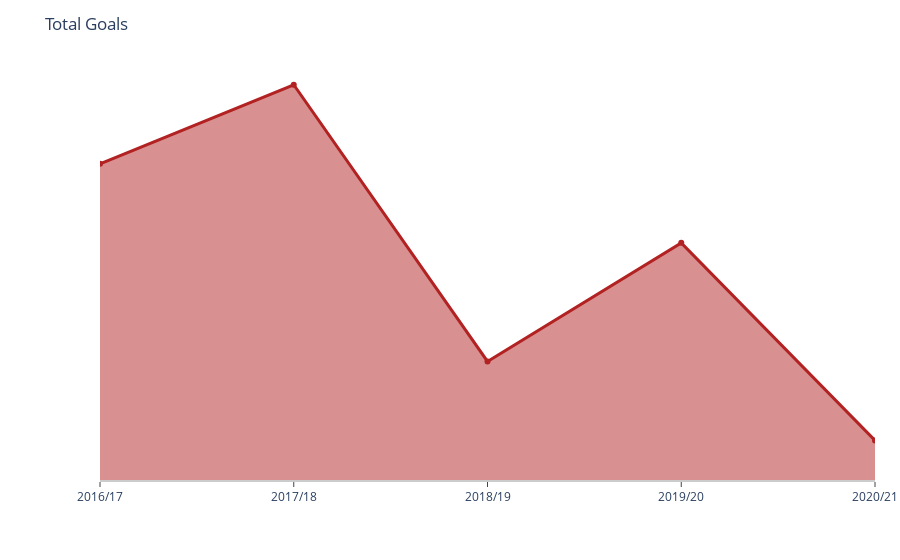

The notebook cell this image was saved under:
### Code cell
fig = go.Figure(data = [go.Scatter(x=df_player['season'], y=df_player['goals_total'],
                                   line=dict(color = 'firebrick', width=3), fill='tozeroy',
                                   text=df_player['goals_total'], textposition='top center')])

fig.update_layout(
    title='Total Goals',
    xaxis=dict(
        showline=True,
        showgrid=False,
        showticklabels=True,
        linecolor='rgb(204, 204, 204)',
        linewidth=2,
        ticks='outside',
    ),
    yaxis=dict(
        showgrid=False,
        zeroline=False,
        showline=False,
        showticklabels=False,
    ),
    autosize=False,
    margin=dict(
        autoexpand=False,
        l=100,
        r=25,
        t=60,
    ),
    showlegend=False,
    plot_bgcolor='white'
)

### Figure 1 — Plotly figure (JSON) as saved in the notebook; plotly's stock layout.template omitted (floating-point values rounded to 4 significant figures)
{"data": [{"fill": "tozeroy", "line": {"color": "firebrick", "width": 3}, "text": [8, 10, 3, 6, 1], "textposition": "top center", "type": "scatter", "x": ["2016/17", "2017/18", "2018/19", "2019/20", "2020/21"], "y": [8, 10, 3, 6, 1]}], "layout": {"autosize": false, "margin": {"autoexpand": false, "l": 100, "r": 25, "t": 60}, "plot_bgcolor": "white", "showlegend": false, "title": {"text": "Total Goals"}, "xaxis": {"linecolor": "rgb(204, 204, 204)", "linewidth": 2, "showgrid": false, "showline": true, "showticklabels": true, "ticks": "outside"}, "yaxis": {"showgrid": false, "showline": false, "showticklabels": false, "zeroline": false}}}
